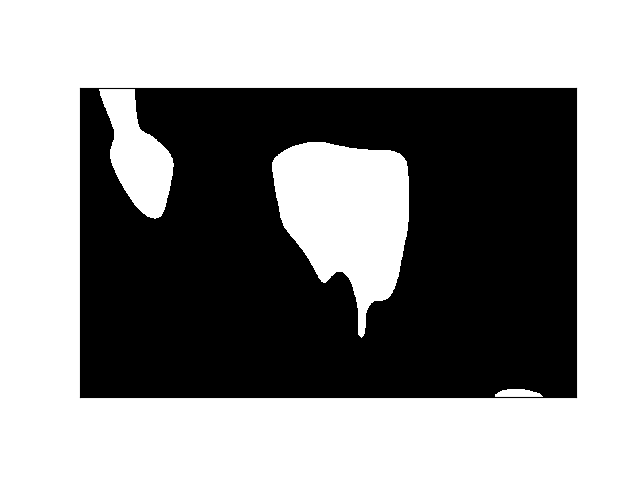
#> input picture Figure_2.png, 640 x 480 px
$ python reigon_props.py   (older library calls are emulated)
#> lines starting #> are read from the running program, lines starting #| are printed output that depends on the picture; after the words box and inside, x2 and y2 are one past the last pixel; in counts of white or black regions, pixels touching at a corner belong together
### img_utils.py
from __future__ import print_function
from logging import exception
import cv2
import matplotlib.pyplot as plt
import numpy as np
import torch
import os
import shutil
from skimage.transform import resize as skimage_resize


"""
Utility script for general image processing tasks
"""

# [151 lines left out: functions resize_img1_according_to_img2, plot_two_img_matplotlib, plot_img_matplotlib, plot_img_opencv, plot_x_y_matplotlib, Normalize_img_by_min_max and 1 more, not called in this run]

def threshold_otsu(img_path,show = False):

    """input : grayscale 1d image """

    try :
        img = cv2.imread(img_path,0)
    except Exception as e :
        img = img_path

    if img.dtype != np.uint8 :
        img *= 255
        img = img.astype(np.uint8)

    _,threshold_img = cv2.threshold(img, 0, 255, cv2.THRESH_OTSU)

    if show :

        plot_img_opencv(threshold_img)

    return threshold_img

# [484 lines left out: functions threshold_otsu_from_img, Blur, erode, dilate, Resize, Canny and 17 more, not called in this run]

### reigon_props.py
import numpy as np
import cv2
import glob
import os
from opencv_utils import Calc_hist_grayscale
from image_plots import plot_img_opencv
from img_utils import dilate, plot_img_matplotlib,threshold_otsu,calc_image_range
from skimage.measure import label,regionprops,regionprops_table

"""
    info about regionprops method of skimage:
    1.label
        https://scikit-image.org/docs/dev/api/skimage.measure.html#skimage.measure.label
    2.regionprops
        https://scikit-image.org/docs/dev/api/skimage.measure.html#regionprops
 """

def apply_regionprops(img_path,dilate_flag = False, display= 'Regular'):

    """
       each crop is like a cluster
       choose properties is display is 'pandas_table (use the linke above)
    '"""

    img = cv2.imread(img_path,0)

    th_img = threshold_otsu(img)

    if dilate_flag:
        dilate_img = dilate(th_img,size = (5,5) , iter = 10)

    labeled_img = label(dilate_img,connectivity=2)

    props=regionprops(labeled_img)

    if display == 'Regular':

        for prop in props:

            print('Label: {} >> Object size: {}'.format(prop.label, prop.area))
            print('Label: {} >> Object size: {}'.format(prop.label, prop.bbox_area))

    elif display == 'pandas_table':

        table_props = regionprops_table(labeled_img, img.copy(),properties=('centroid',
                                                 'orientation',
                                                 'major_axis_length',
                                                 'minor_axis_length'))

        print(table_props)

def regionprops_criteria_for_template_matching(correlation_img_path):

    """
        gets thresholded img , and apply region props on it , to count number of clusters
        on the thrsholded img
    """
#> called with correlation_img_path = 'Figure_2.png'

    try :
        img = cv2.imread(correlation_img_path,0)
#> img is the input picture: shape (480, 640); min 0, max 255, mean 145.6
    except Exception as e :
        img = correlation_img_path.copy()

    img = threshold_otsu(img)
#> in threshold_otsu, `_,threshold_img = cv2.threshold(img, 0, 255, cv2.THRESH_OTSU)`: threshold_img: shape (480, 640); 57.1% white; 1 black region

    labeled_img = label(img,connectivity=2)
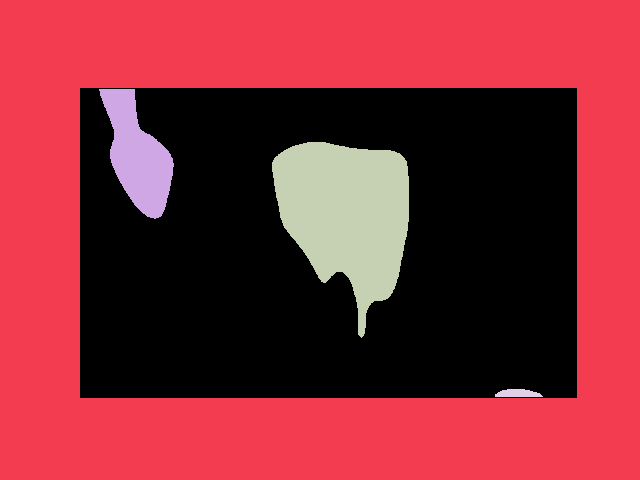
#> labeled_img: shape (480, 640) int64; 5 distinct labels, from 0 to 4; one colour per label, 0 black

    props=regionprops(labeled_img)
#> props = 4 regions; box (x1, y1, x2, y2) and area: (0, 0, 640, 480) 153130, (272, 142, 409, 338) 16793, (99, 89, 174, 219) 5249, (495, 389, 543, 397) 302

    labeled_img = np.ascontiguousarray(labeled_img, dtype=np.uint8)
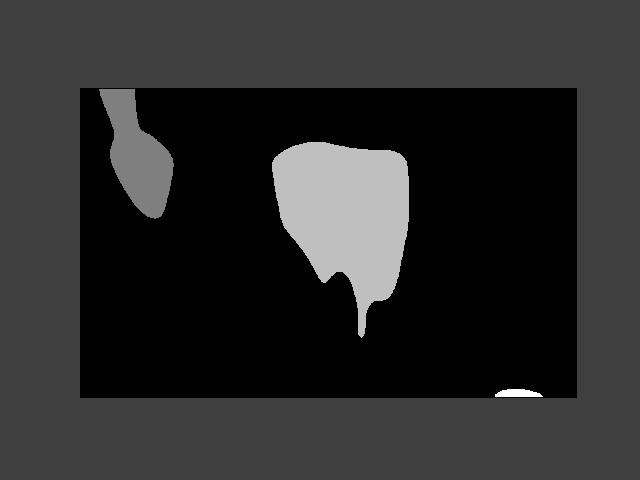
#> labeled_img: shape (480, 640); min 0, max 4, mean 0.701; drawn with min black and max white

    all_props_list = []

    for prop in props:

        area = prop.area
        centroid = prop.centroid
        all_props_list.append([area,centroid])
#> this loop made 4 passes
#> (area, centroid) on passes 1 to 4: (153130, (236.5, 310.9)), (5249, (154.7, 137.2)), (16793, (213.7, 346.3)), (302, (393.1, 517.3))
#> after the loop, all_props_list = [[153130, (236.5, 310.9)], [5249, (154.7, 137.2)], [16793, (213.7, 346.3)], [302, (393.1, 517.3)]]

    # print(f'{all_props_list}+\n')
    all_props_list = sorted(all_props_list, key=lambda x: x[0])
#> all_props_list = [[302, (393.1, 517.3)], [5249, (154.7, 137.2)], [16793, (213.7, 346.3)], [153130, (236.5, 310.9)]]
    # print(f'{all_props_list}+\n')
    background_ = all_props_list.pop(0)
#> background_ = [302, (393.1, 517.3)]
    # print(f'{all_props_list}+\n')
    valid_centroids = [elem[1] for elem in all_props_list]
#> valid_centroids = [(154.7, 137.2), (213.7, 346.3), (236.5, 310.9)]

    for point in valid_centroids:
        y,x = int(point[0]),int(point[1])
        cv2.circle(labeled_img,(x,y),5,(1,1,1))
#> this loop made 3 passes
#> (point, y, x) on passes 1 to 3: ((154.7, 137.2), 154, 137), ((213.7, 346.3), 213, 346), ((236.5, 310.9), 236, 310)
#> labeled_img: shape (480, 640); 0.03% of pixels changed, all inside (x1, y1, x2, y2) = (132, 149, 352, 242)

    num_of_clusters = len(valid_centroids)
#> num_of_clusters = 3

    return labeled_img, num_of_clusters

def main():

    img_path = 'Figure_2.png'
    labeled_img, num_of_clusters  = regionprops_criteria_for_template_matching(img_path)
#> num_of_clusters = 3
    # print(num_of_clusters)
    # plot_img_matplotlib(labeled_img)

if __name__ == "__main__" :
    main()
    # pass

$ run again, with Figure_1.png copied over Figure_2.png
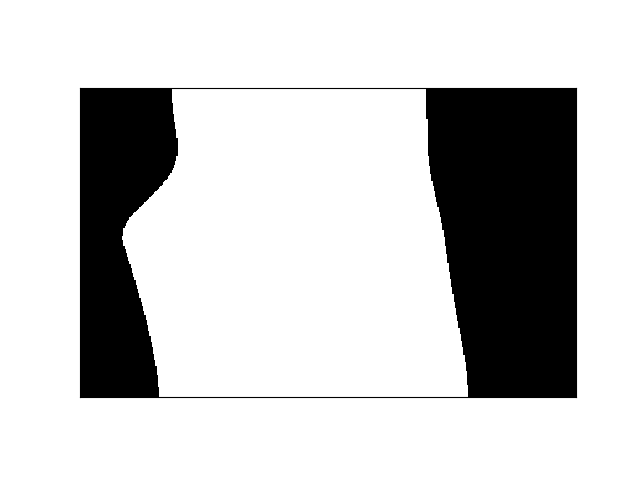
#> input picture Figure_1.png, 640 x 480 px
#> in regionprops_criteria_for_template_matching, img is the input picture: shape (480, 640); min 0, max 255, mean 201.9
#> threshold_img: shape (480, 640); 79.2% white; 1 black region
#> in regionprops_criteria_for_template_matching, `labeled_img = label(img,connectivity=2)`:
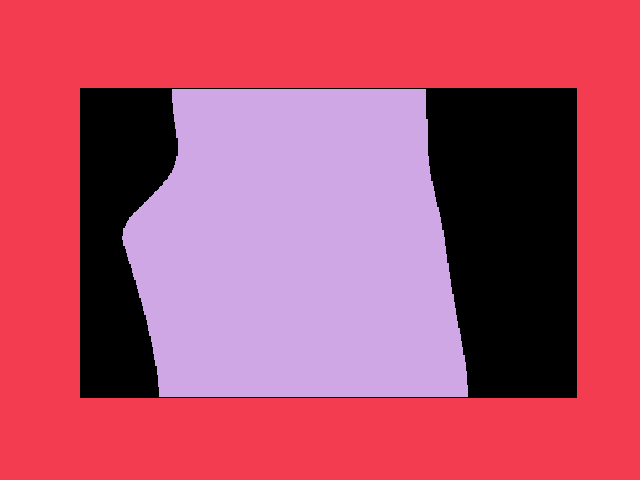
#> labeled_img: shape (480, 640) int64; 3 distinct labels, from 0 to 2; one colour per label, 0 black
#> props = 2 regions; box (x1, y1, x2, y2) and area: (0, 0, 640, 480) 153130, (122, 89, 468, 397) 90189
#> in regionprops_criteria_for_template_matching, `labeled_img = np.ascontiguousarray(labeled_img, dtype=np.uint8)`:
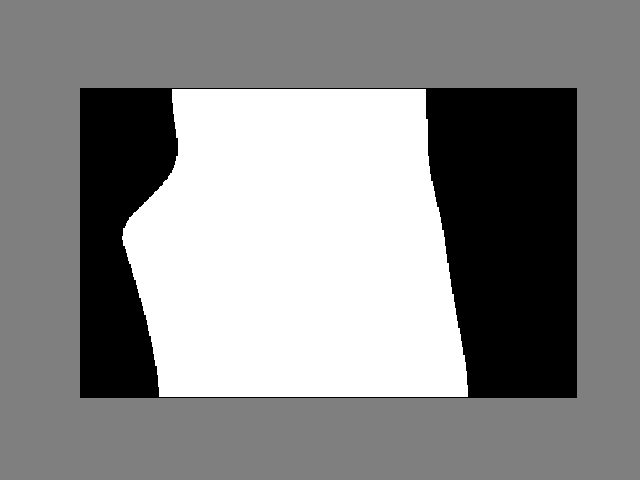
#> labeled_img: shape (480, 640); min 0, max 2, mean 1.09; drawn with min black and max white
#> the loop in regionprops_criteria_for_template_matching, `for prop in props: ` made 2 passes
#> (area, centroid) on passes 1 to 2: (153130, (236.5, 310.9)), (90189, (249.3, 297.8))
#> after the loop in regionprops_criteria_for_template_matching, `for prop in props:`: all_props_list = [[153130, (236.5, 310.9)], [90189, (249.3, 297.8)]]
#> in regionprops_criteria_for_template_matching, `all_props_list = sorted(all_props_list, key=lambda x: x[0])`: all_props_list = [[90189, (249.3, 297.8)], [153130, (236.5, 310.9)]]
#> background_ = [90189, (249.3, 297.8)]
#> valid_centroids = [(236.5, 310.9)]
#> the loop in regionprops_criteria_for_template_matching, `for point in valid_centroids:` made 1 pass
#> (point, y, x) on pass 1: ((236.5, 310.9), 236, 310)
#> in regionprops_criteria_for_template_matching, `num_of_clusters = len(valid_centroids)`: num_of_clusters = 1
